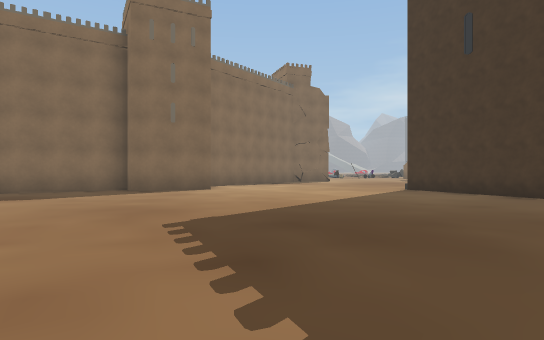
view 1 (above)

24 first-person views from a walk through a scene from a Unity 3-D project. The camera is 1.3 m above the floor, looks level and sees 75° across. The floor is counted in squares, 2 m on a side. Each view is taken from the middle of a square. On the plan, view 1 faces up. The plan holds only what a view shows up to about 10 squares ahead; the rest is blank. The place goes on beyond the plan. The player is left out. Some animated figures are not drawn. Door leaves are left out, so doorways stand open. Some surface patterns are stand-ins.

view 2
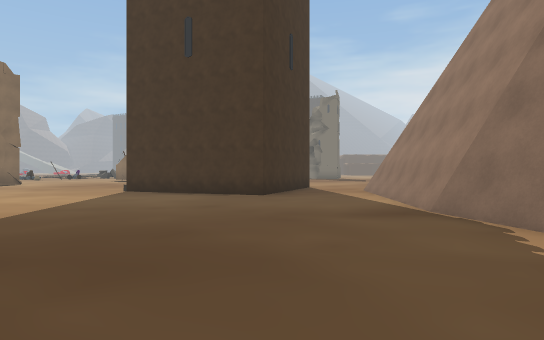

view 3
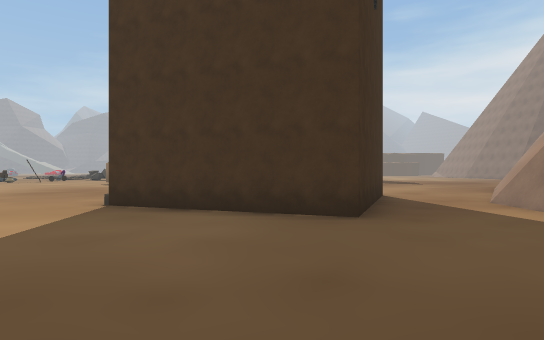

view 4
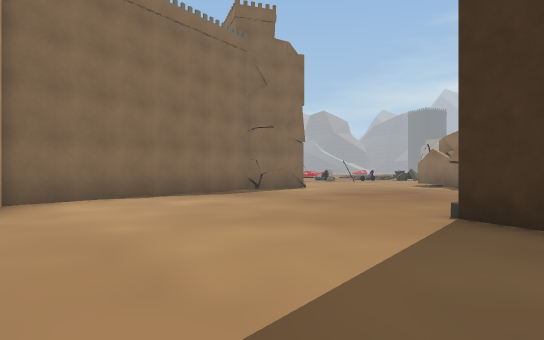

view 5
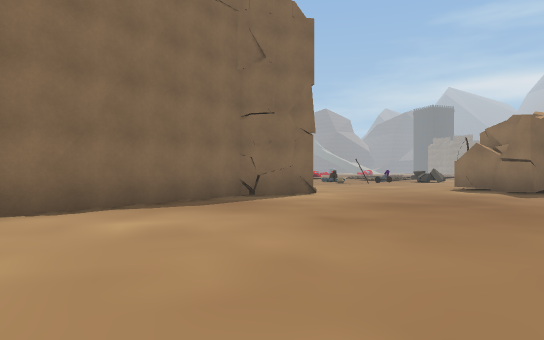

view 6
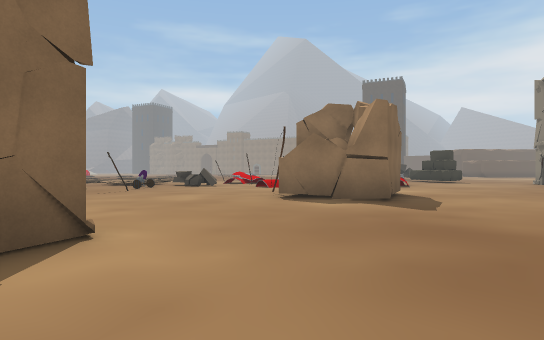

view 7
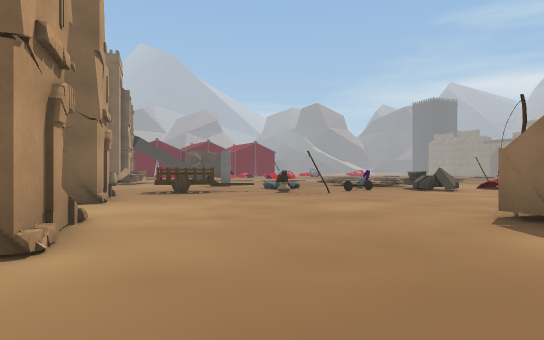

view 8
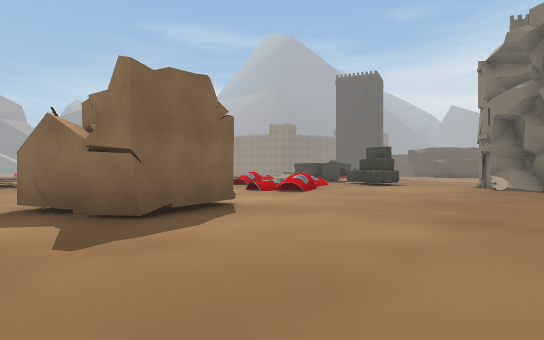

view 9
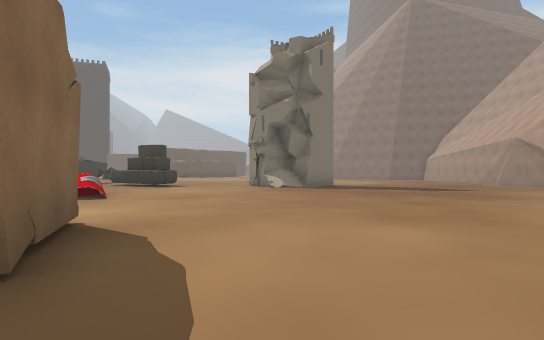

view 10
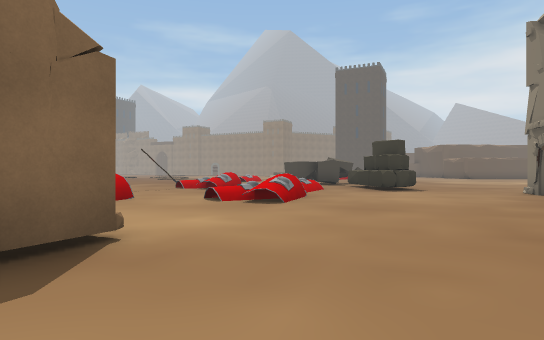

view 11
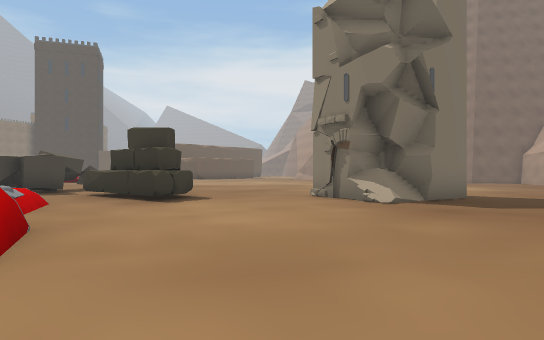

view 12
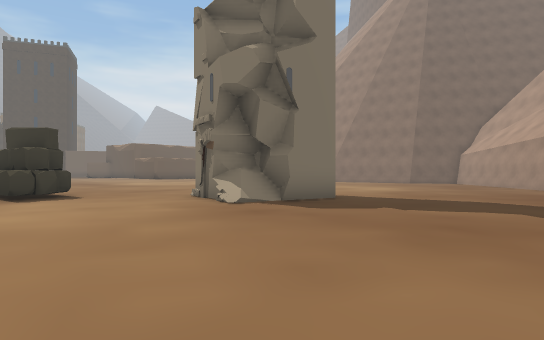

view 13
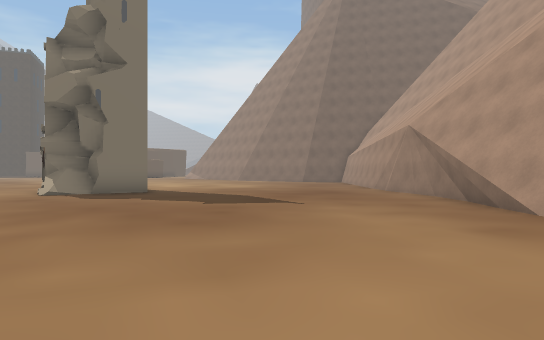

view 14
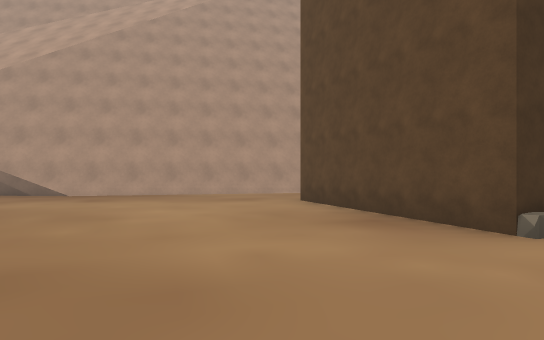

view 15
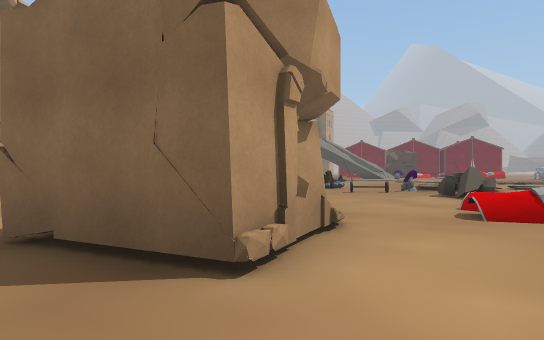

view 16
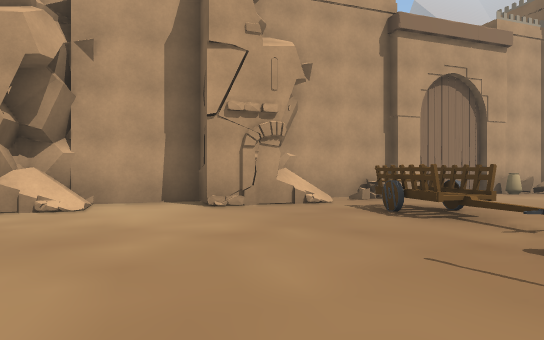

view 17
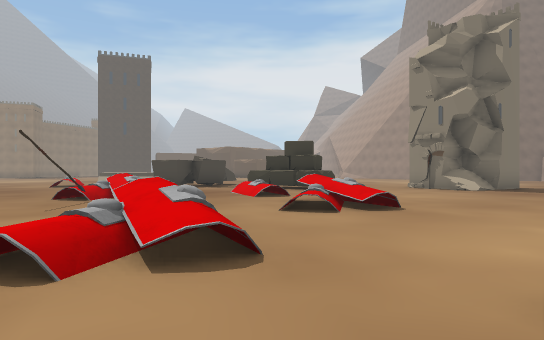

view 18
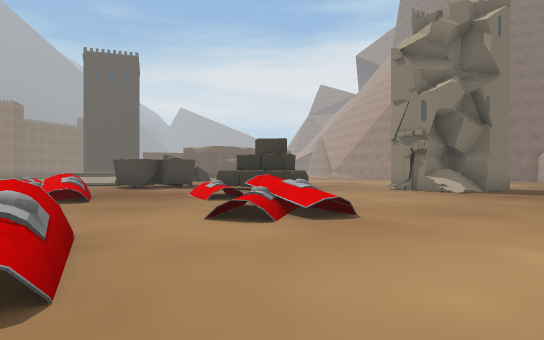

view 19
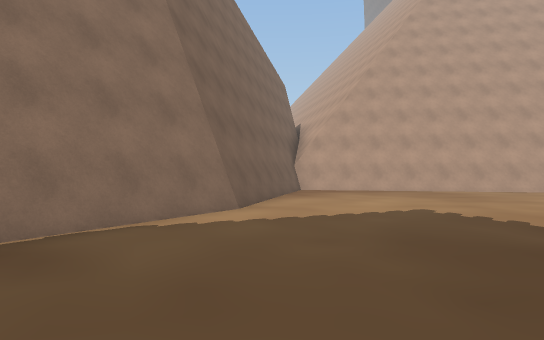

view 20
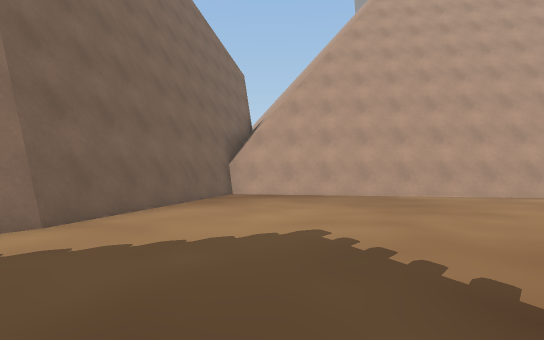

view 21
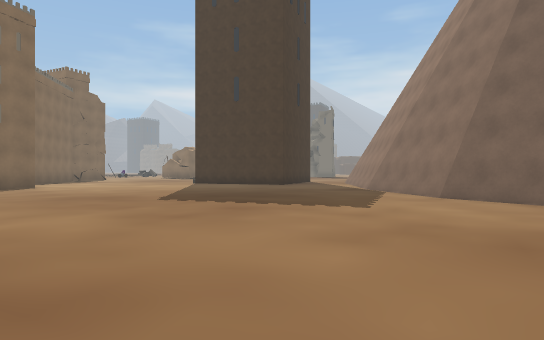

view 22
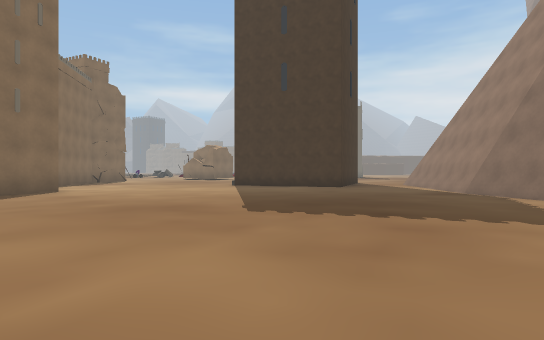

view 23
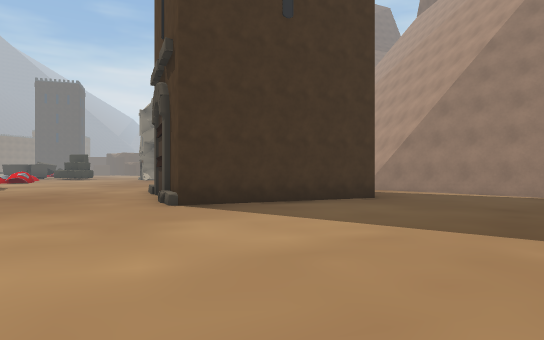

view 24
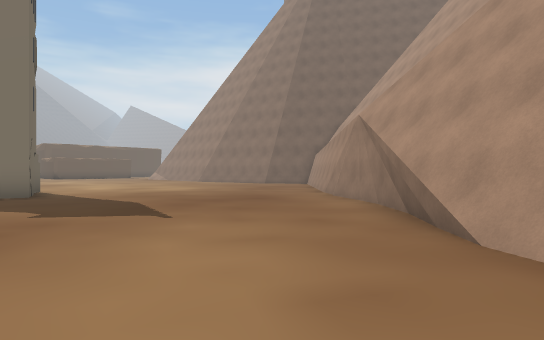

### Floor plan
Key: @ floor where view 1 was taken; # wall or solid block; . main floor; : floor 0.5 m higher than the main floor; / step, stairs or slope; T tower; O other object.
Columns run from 5 left of view 1 to 23 right of it. Each row starts with its distance up from view 1.
 28     OO.OO..  ..OO  ..O  O.
 27     #/.OO..#.....  ...:O..  #
 26     #//.........O/ ....... .#
 25      TT........../O...../ .O.
 24       T.............O..//..O
 23      #........O.....//O...OO.
 22      ##/......###...//....OO.
 21       T ......###............
 20       TTT.....##.............
 19      ##T...................T.
 18      #....................TT
 17     ##....................TTT
 16    ##.....................T#.
 15   ##.........................
 14   #..........................
 13   #.........T##..............
 12  ##.......##  #..............
 11  #........##  #..............
 10 ...........#  ##.............
  9 ...........####..............
  8 ...........##.......#########
  7 ...............#######
  6 ..............##
  5  ............##
  4 ............##
  3 ...........##
  2 ..........##
  1 ..........#
  0 .....@...##
 -1 .........#
 -2 ........##
 -3 ........#
 -4 ........#
 -5 #####...#
 -6    ######

Where each view was taken, in squares from view 1:
view 1: 0 up, 0 right, facing up
view 2: 1 up, 0 right, facing up-right
view 3: 5 up, 2 right, facing up-right
view 4: 7 up, 2 right, facing up
view 5: 10 up, 2 right, facing up
view 6: 16 up, 2 right, facing up-right
view 7: 17 up, 5 right, facing up
view 8: 15 up, 7 right, facing up-right
view 9: 18 up, 7 right, facing right
view 10: 17 up, 10 right, facing up-right
view 11: 20 up, 13 right, facing right
view 12: 17 up, 13 right, facing right
view 13: 12 up, 11 right, facing right
view 14: 17 up, 11 right, facing down
view 15: 19 up, 13 right, facing up-left
view 16: 25 up, 8 right, facing left
view 17: 24 up, 9 right, facing right
view 18: 23 up, 10 right, facing right
view 19: 6 up, 3 right, facing down
view 20: 4 up, 1 right, facing down
view 21: 3 down, 5 left, facing up-right
view 22: 0 up, 5 left, facing up-right
view 23: 10 up, 2 left, facing right
view 24: 10 up, 13 right, facing right
